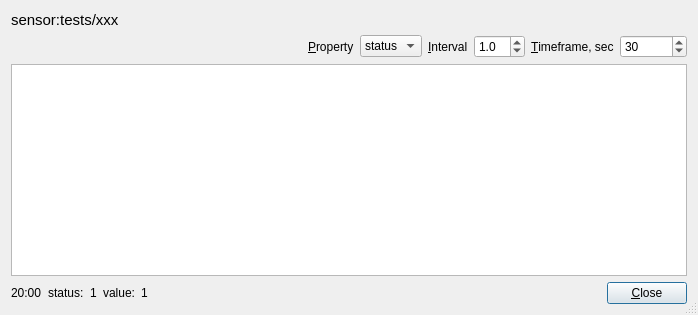
<?xml version="1.0" encoding="UTF-8"?>
<ui version="4.0">
 <class>Dialog</class>
 <widget class="QDialog" name="Dialog">
  <property name="geometry">
   <rect>
    <x>0</x>
    <y>0</y>
    <width>698</width>
    <height>315</height>
   </rect>
  </property>
  <property name="sizePolicy">
   <sizepolicy hsizetype="Preferred" vsizetype="Preferred">
    <horstretch>0</horstretch>
    <verstretch>0</verstretch>
   </sizepolicy>
  </property>
  <property name="windowTitle">
   <string>Watch</string>
  </property>
  <property name="windowIcon">
   <iconset resource="resources.qrc">
    <normaloff>:/i/icons/chart.png</normaloff>:/i/icons/chart.png</iconset>
  </property>
  <property name="sizeGripEnabled">
   <bool>true</bool>
  </property>
  <layout class="QGridLayout" name="gridLayout">
   <item row="0" column="0">
    <layout class="QVBoxLayout" name="verticalLayout" stretch="0,0,0,0">
     <item>
      <widget class="QLabel" name="label_oid">
       <property name="font">
        <font>
         <pointsize>11</pointsize>
         <weight>50</weight>
         <bold>false</bold>
        </font>
       </property>
       <property name="text">
        <string>sensor:tests/xxx</string>
       </property>
      </widget>
     </item>
     <item>
      <layout class="QHBoxLayout" name="horizontalLayout_2">
       <item>
        <spacer name="horizontalSpacer_2">
         <property name="orientation">
          <enum>Qt::Horizontal</enum>
         </property>
         <property name="sizeHint" stdset="0">
          <size>
           <width>40</width>
           <height>20</height>
          </size>
         </property>
        </spacer>
       </item>
       <item>
        <widget class="QLabel" name="label">
         <property name="text">
          <string>&amp;Property</string>
         </property>
         <property name="buddy">
          <cstring>i_prop</cstring>
         </property>
        </widget>
       </item>
       <item>
        <widget class="QComboBox" name="i_prop">
         <property name="currentText">
          <string>status</string>
         </property>
         <item>
          <property name="text">
           <string>status</string>
          </property>
         </item>
         <item>
          <property name="text">
           <string>value</string>
          </property>
         </item>
        </widget>
       </item>
       <item>
        <widget class="QLabel" name="label_3">
         <property name="text">
          <string>&amp;Interval</string>
         </property>
         <property name="buddy">
          <cstring>i_interval</cstring>
         </property>
        </widget>
       </item>
       <item>
        <widget class="QDoubleSpinBox" name="i_interval">
         <property name="decimals">
          <number>1</number>
         </property>
         <property name="minimum">
          <double>0.500000000000000</double>
         </property>
         <property name="maximum">
          <double>60.000000000000000</double>
         </property>
         <property name="singleStep">
          <double>0.500000000000000</double>
         </property>
         <property name="value">
          <double>1.000000000000000</double>
         </property>
        </widget>
       </item>
       <item>
        <widget class="QLabel" name="label_2">
         <property name="text">
          <string>&amp;Timeframe, sec</string>
         </property>
         <property name="buddy">
          <cstring>i_timeframe</cstring>
         </property>
        </widget>
       </item>
       <item>
        <widget class="QSpinBox" name="i_timeframe">
         <property name="maximumSize">
          <size>
           <width>80</width>
           <height>16777215</height>
          </size>
         </property>
         <property name="maximum">
          <number>999999999</number>
         </property>
         <property name="singleStep">
          <number>15</number>
         </property>
         <property name="value">
          <number>30</number>
         </property>
        </widget>
       </item>
      </layout>
     </item>
     <item>
      <layout class="QGridLayout" name="workspace">
       <item row="0" column="0">
        <widget class="QPlainTextEdit" name="te"/>
       </item>
      </layout>
     </item>
     <item>
      <layout class="QHBoxLayout" name="horizontalLayout">
       <item>
        <widget class="QLabel" name="label_time">
         <property name="text">
          <string>20:00</string>
         </property>
        </widget>
       </item>
       <item>
        <widget class="QLabel" name="label_4">
         <property name="text">
          <string>status:</string>
         </property>
        </widget>
       </item>
       <item>
        <widget class="QLabel" name="label_status">
         <property name="text">
          <string>1</string>
         </property>
        </widget>
       </item>
       <item>
        <widget class="QLabel" name="label_6">
         <property name="text">
          <string>value:</string>
         </property>
        </widget>
       </item>
       <item>
        <widget class="QLabel" name="label_value">
         <property name="text">
          <string>1</string>
         </property>
        </widget>
       </item>
       <item>
        <spacer name="horizontalSpacer">
         <property name="orientation">
          <enum>Qt::Horizontal</enum>
         </property>
         <property name="sizeHint" stdset="0">
          <size>
           <width>40</width>
           <height>20</height>
          </size>
         </property>
        </spacer>
       </item>
       <item>
        <widget class="QPushButton" name="btn_close">
         <property name="text">
          <string>&amp;Close</string>
         </property>
        </widget>
       </item>
      </layout>
     </item>
    </layout>
   </item>
  </layout>
 </widget>
 <tabstops>
  <tabstop>i_prop</tabstop>
  <tabstop>i_interval</tabstop>
  <tabstop>i_timeframe</tabstop>
  <tabstop>te</tabstop>
  <tabstop>btn_close</tabstop>
 </tabstops>
 <resources>
  <include location="resources.qrc"/>
 </resources>
 <connections/>
</ui>
